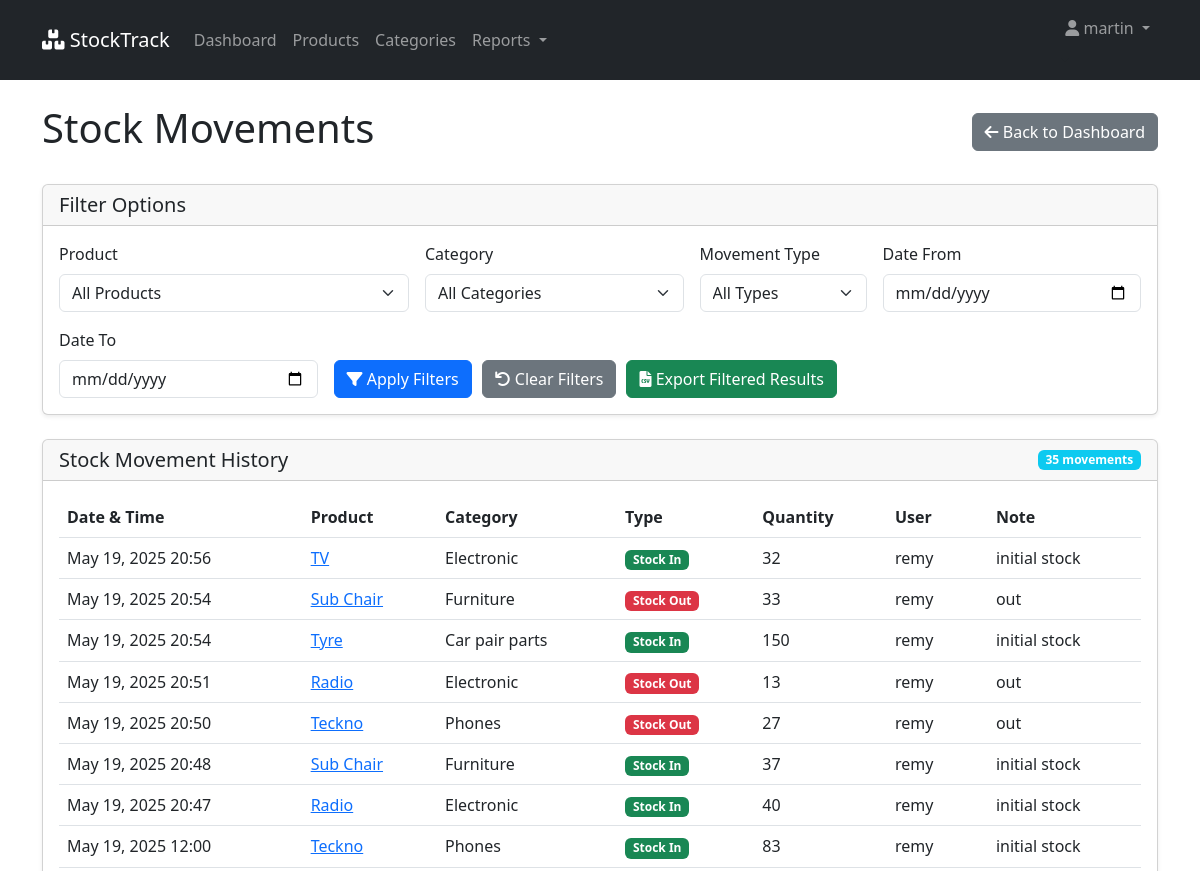
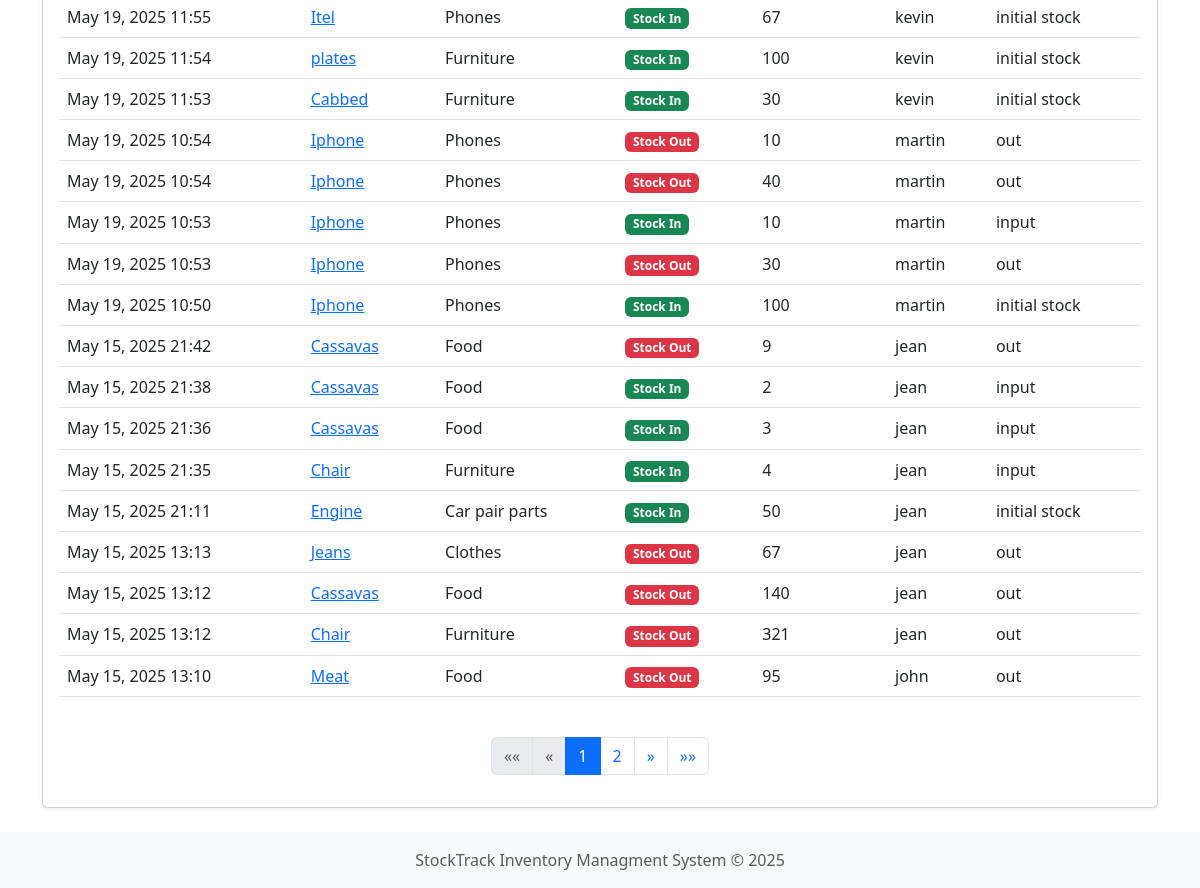
Page /movements/ (signed in) on the earlier database version (2 pictures, top to bottom).
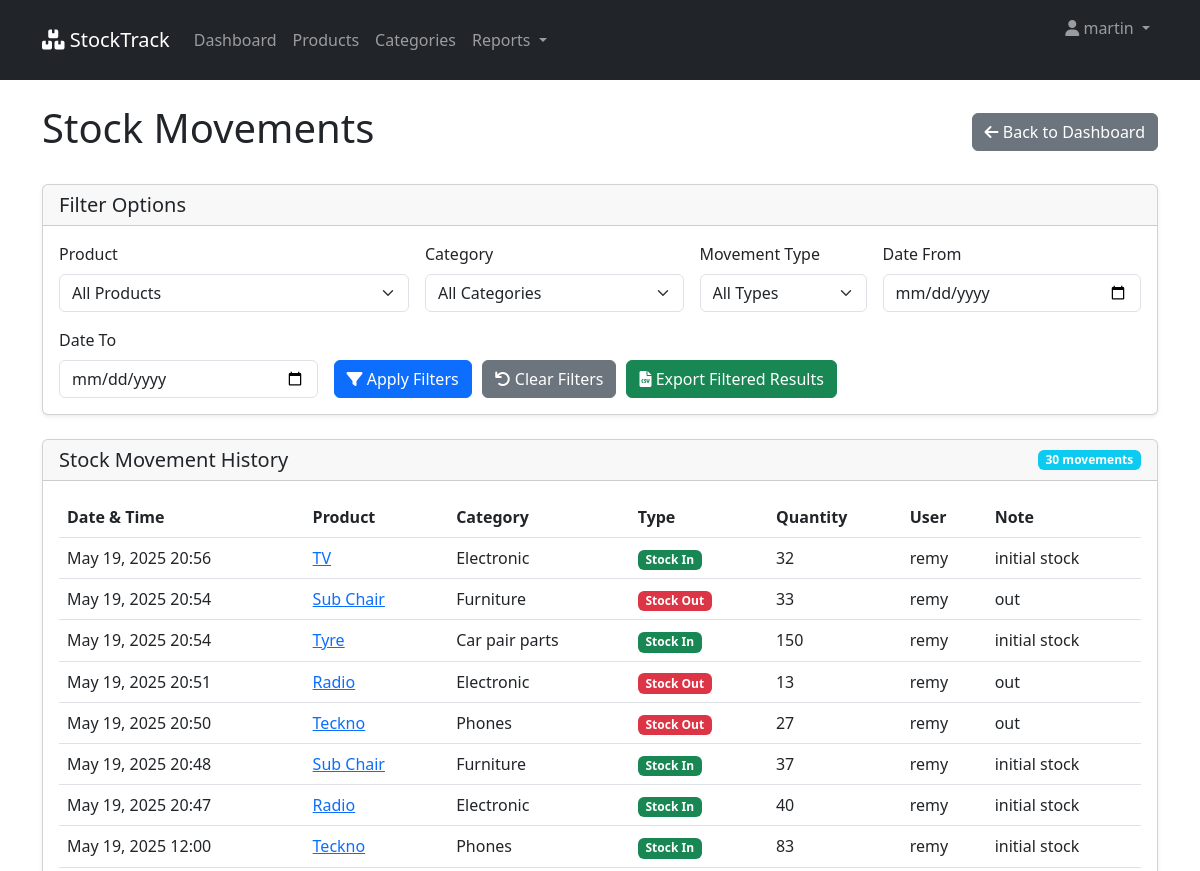
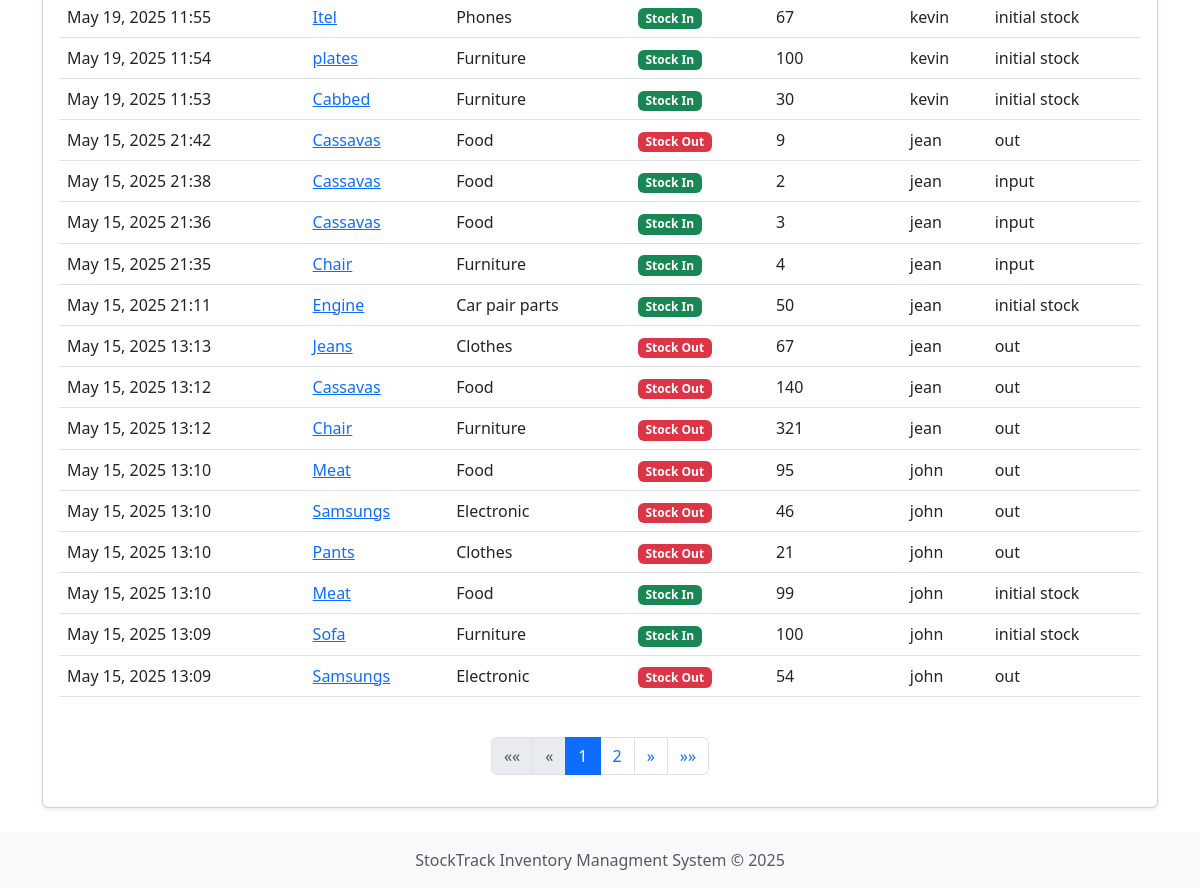
Same page on the later database version (2 pictures, top to bottom).
### inventory/models.py (models this page shows, shortened)
class StockMovement(models.Model):
    MOVEMENT_TYPES = (
        ('in', 'Stock In'),
        ('out', 'Stock Out'),
    )
    product = models.ForeignKey(Product, on_delete=models.CASCADE, related_name="movements")
    quantity = models.IntegerField()
    movement_type = models.CharField(max_length=3, choices=MOVEMENT_TYPES, db_index=True)
    note = models.TextField(blank=True, null=True)
    created_by = models.ForeignKey(User, on_delete=models.CASCADE)
    created_at = models.DateTimeField(auto_now_add=True, db_index=True)
    class Meta:
        ordering = ['-created_at'] # New movement first

class Product(models.Model):
    name = models.CharField(max_length=255, db_index=True)
    description = models.TextField(blank=True, null=True)
    category = models.ForeignKey(Category, on_delete=models.CASCADE, related_name='products')
    price = models.DecimalField(max_digits=10, decimal_places=2, db_index=True)
    quantity = models.IntegerField(default=0, db_index=True)
    minimum_stock = models.IntegerField(default=10)
    created_by = models.ForeignKey(User, on_delete=models.CASCADE)
    created_at = models.DateTimeField(auto_now_add=True)
    updated_at = models.DateTimeField(auto_now=True)

class Category(models.Model):
    name = models.CharField(max_length=255, unique=True, db_index=True)
    description = models.TextField(blank=True, null=True)
    created_at = models.DateTimeField(auto_now_add=True)
    class Meta:
        verbose_name_plural = "categories"
        ordering = ['name']

### inventory/views.py (the view)
# urls.py: path('movements/',views.all_movements, name='all_movements'),
@never_cache
@login_required
def all_movements(request):
    user_profile = request.user.profile.first()
    """View to display all stock movements with filtering options"""
    movements = StockMovement.objects.select_related('product', 'created_by', 'product__category').order_by('-created_at')
    if user_profile.is_staff and not user_profile.is_manager:
        movements = movements.filter(created_by=request.user)
    product_filter = request.GET.get('product')
    category_filter = request.GET.get('category')
    type_filter = request.GET.get('type')
    date_from = request.GET.get('date_from')
    date_to = request.GET.get('date_to')
    if product_filter:
        movements = movements.filter(product_id=product_filter)
    if category_filter:
        movements = movements.filter(product__category_id=category_filter)
    if type_filter in ['in', 'out']:
        movements = movements.filter(movement_type=type_filter)
    if date_from:
        try:
            date_from = datetime.strptime(date_from, '%Y-%m-%d').date()
            movements = movements.filter(created_at__date__gte=date_from)
        except ValueError:
            pass
    if date_to:
        try:
            date_to = datetime.strptime(date_to, '%Y-%m-%d').date()
            movements = movements.filter(created_at__date__lte=date_to)
        except ValueError:
            pass
    products = Product.objects.all().order_by('name')
    categories = Category.objects.all().order_by('name')
    paginator = Paginator(movements, 25)
    page_number = request.GET.get('page')
    page_obj = paginator.get_page(page_number)
    context = {
        'movements': page_obj,
        'products': products,
        'categories': categories,
        'product_filter': product_filter,
        'category_filter': category_filter,
        'type_filter': type_filter,
        'date_from': date_from,
        'date_to': date_to,
        'user_profile': user_profile,
    }
    return render(request, 'inventory/all_movements.html', context)

### inventory/models.py (called while the page is built)
    @property
    def is_manager(self):
        return self.role == 'manager'

    @property
    def is_staff(self):
        return self.role == 'staff'

### inventory/templates/inventory/all_movements.html (shortened to what the changed rows need)
{% extends 'inventory/base.html' %}
{% load static %}
{% block content %}
<div class="d-flex justify-content-between align-items-center mb-4">
    <h1>Stock Movements</h1>
</div>
<div class="card">
    <div class="card-header">
        <div class="d-flex justify-content-between align-items-center">
            <h5 class="mb-0">Stock Movement History</h5>
            <span class="badge bg-info">{{ movements.paginator.count }} movement{{ movements.paginator.count|pluralize }}</span>
        </div>
    </div>
    <div class="card-body">
        <div class="table-responsive">
            <table class="table table-hover">
                <thead>
                    <tr>
                        <th>Date & Time</th>
                        <th>Product</th>
                        <th>Category</th>
                        <th>Type</th>
                        <th>Quantity</th>
                        <th>User</th>
                        <th>Note</th>
                    </tr>
                </thead>
                <tbody>
                    {% for movement in movements %}
                    <tr>
                        <td>{{ movement.created_at|date:"M d, Y H:i" }}</td>
                        <td>
                            <a href="{% url 'product_detail' movement.product.id %}">
                                {{ movement.product.name }}
                            </a>
                        </td>
                        <td>{{ movement.product.category.name }}</td>
                        <td>
                            {% if movement.movement_type == 'in' %}
                            <span class="badge bg-success">Stock In</span>
                            {% else %}
                            <span class="badge bg-danger">Stock Out</span>
                            {% endif %}
                        </td>
                        <td>{{ movement.quantity }}</td>
                        <td>{{ movement.created_by.username }}</td>
                        <td>{{ movement.note|default:"-" }}</td>
                    </tr>
                    {% empty %}
                    <tr>
                        <td colspan="7" class="text-center">No movements found with the selected filters</td>
                    </tr>
                    {% endfor %}
                </tbody>
            </table>
        </div>
        {% if movements.has_other_pages %}
        <nav aria-label="Page navigation" class="mt-4">
            <ul class="pagination justify-content-center">
                {% for num in movements.paginator.page_range %}
                    {% if movements.number == num %}
                    <li class="page-item active"><a class="page-link" href="#">{{ num }}</a></li>
                    {% elif num > movements.number|add:'-3' and num < movements.number|add:'3' %}
                    <li class="page-item">
                        <a class="page-link" href="?page={{ num }}">{{ num }}</a>
                    </li>
                    {% endif %}
                {% endfor %}
            </ul>
        </nav>
        {% endif %}
    </div>
</div>
{% endblock %}

Differences in the rows shown:
removed StockMovement: created_at "May 19, 2025 10:54", product.name "Iphone", product.category.name "Phones", movement_type "Stock Out", quantity "10", created_by.username "martin", note "out"
removed StockMovement: created_at "May 19, 2025 10:54", product.name "Iphone", product.category.name "Phones", movement_type "Stock Out", quantity "40", created_by.username "martin", note "out"
removed StockMovement: created_at "May 19, 2025 10:53", product.name "Iphone", product.category.name "Phones", movement_type "Stock In", quantity "10", created_by.username "martin", note "input"
removed StockMovement: created_at "May 19, 2025 10:53", product.name "Iphone", product.category.name "Phones", movement_type "Stock Out", quantity "30", created_by.username "martin", note "out"
removed StockMovement: created_at "May 19, 2025 10:50", product.name "Iphone", product.category.name "Phones", movement_type "Stock In", quantity "100", created_by.username "martin", note "initial stock"
now on this page (row unchanged): StockMovement: created_at "May 15, 2025 13:10", product.name "Samsungs", product.category.name "Electronic", movement_type "Stock Out", quantity "46", created_by.username "john", note "out"
now on this page (row unchanged): StockMovement: created_at "May 15, 2025 13:10", product.name "Pants", product.category.name "Clothes", movement_type "Stock Out", quantity "21", created_by.username "john", note "out"
now on this page (row unchanged): StockMovement: created_at "May 15, 2025 13:10", product.name "Meat", product.category.name "Food", movement_type "Stock In", quantity "99", created_by.username "john", note "initial stock"
now on this page (row unchanged): StockMovement: created_at "May 15, 2025 13:09", product.name "Sofa", product.category.name "Furniture", movement_type "Stock In", quantity "100", created_by.username "john", note "initial stock"
now on this page (row unchanged): StockMovement: created_at "May 15, 2025 13:09", product.name "Samsungs", product.category.name "Electronic", movement_type "Stock Out", quantity "54", created_by.username "john", note "out"
Other differences:
{{ movements.paginator.count }}: "35" → "30"
